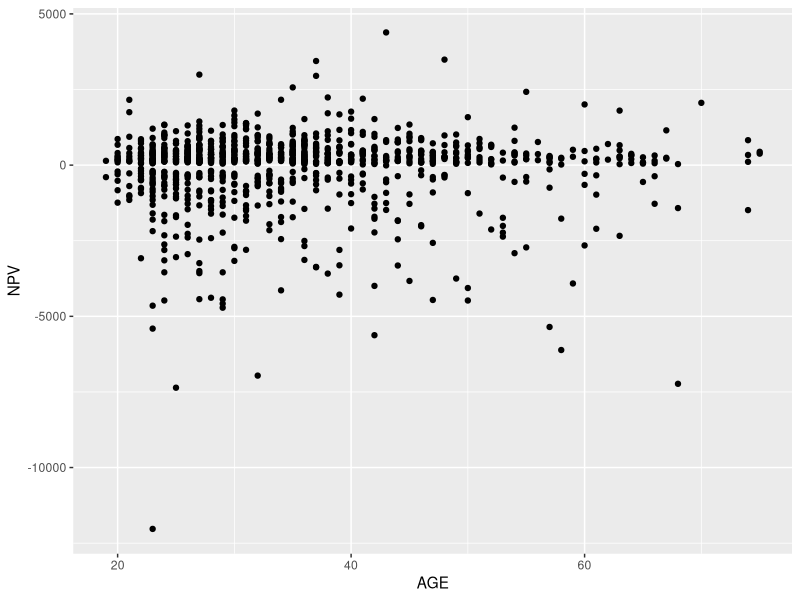

Write R code to recreate this figure. (Note: this script raises an error after producing the figure.)
#install.package("readr")
#install.package("tidyr")
#install.package("dplyr")
#install.packages("tidyverse")
#install.packages("ggplot2")
#load library
#library(readr)
#library(tidyr)
#library(dplyr)
setwd("H:/My Drive/BUSM761_DataMining/22SP_BUSM761/IA1")
library(tidyverse)
Credit<-read.csv("credit_dataonly.csv")
#basic
ggplot(Credit, aes(x=AGE, y=NPV)) + geom_point()
#to make our lives a little easier lets define which variables should be factors
NPV <- as.numeric(NPV)
Credit$GENDER<-factor(Credit$GENDER)
Credit$CHK_ACCT<-factor(Credit$CHK_ACCT)
Credit$SAV_ACCT<-factor(Credit$SAV_ACCT)
Credit$HISTORY<-factor(Credit$HISTORY)
Credit$PRESENT_RESIDENT<-factor(Credit$PRESENT_RESIDENT)
Credit$EMPLOYMENT<-factor(Credit$EMPLOYMENT)
Credit$JOB<-factor(Credit$JOB)
Credit$TYPE<-factor(Credit$TYPE)

#For all of us to get the same results, lets set the seed of the random number generator:
set.seed(1)

#Now lets split up the Credit data into 70% training and 30% testing : 
Train <- Credit %>% sample_frac(0.7) 
Validation <- Credit %>% anti_join(Train, by="OBS") 

#Our goal is to predict NPV based on the characteristics of the credit applicant. 
#use what you have learned from our exploration and add some key variables: 
lm1 <- lm(NPV ~ AGE + CHK_ACCT+ SAV_ACCT + NUM_CREDITS + DURATION, data=Train)
summary(lm1)

#Analyzing predictive performance:
Lm_Train_Predictions <- predict(lm1)
Lm_Validation_Predictions <- predict(lm1, newdata=Validation)

# training
accuracy(Lm_Train_Predictions, Train$NPV)
# validation
accuracy(Lm_Validation_Predictions, Validation$NPV)

#can you do better? 

#we can also implement variable selection 

############ adding varible selection #################

#resplit
Train <- Credit %>% sample_frac(0.7) 
Validation <- Credit %>% anti_join(Train, by="OBS") 

#Now we can run a stepwise regression, it takes two steps: 
#first we need to define the full model, then we feed that into the stepwise regression

#define a linear regression model using all variables except OBS and CREDIT_EXTENDED
lm1 <- lm(NPV ~ .-OBS -CREDIT_EXTENDED, data=Train)

#fit a backwards regression
lm.step <- step(lm1, direction = "backward")
summary(lm.step)  # Which variables did it drop?

#Your turn: get the predictions and performance measures

#to compare to forward selection or stepwise selction change the direciton to "forward" or "both"



#####################################################
############# PART III #############################
##################################################

#If you want to analyze the predictions in Excel, this code will add a sample
#indicator and the predictions to the Credit dataset

#add the predictions to the training and testing sets 
Train<-data.frame(Train, "Predicted" = Lm_Train_Predictions)
Validation<-data.frame(Validation, "Predicted" = Lm_Validation_Predictions)

#add an indicator of whether the data was in the Training or Validation
Train <- Train %>% mutate(MySample="T")
Validation <- Validation %>% mutate(MySample="V") 

#combine the training and testing
Credit<-rbind(Train,Validation)

#write the results to a flat file 
write.csv(Credit,"credit_with_predictions.csv", row.names = FALSE)